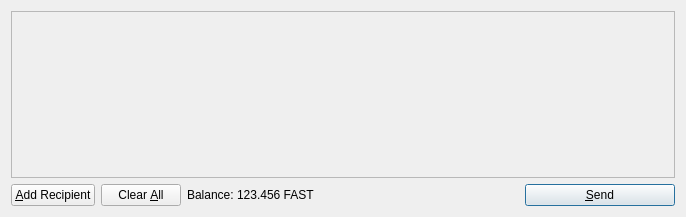
<?xml version="1.0" encoding="UTF-8"?>
<ui version="4.0">
 <class>SendCoinsDialog</class>
 <widget class="QDialog" name="SendCoinsDialog">
  <property name="geometry">
   <rect>
    <x>0</x>
    <y>0</y>
    <width>686</width>
    <height>217</height>
   </rect>
  </property>
  <property name="windowTitle">
   <string>Send Coins</string>
  </property>
  <layout class="QVBoxLayout" name="verticalLayout">
   <item>
    <widget class="QScrollArea" name="scrollArea">
     <property name="widgetResizable">
      <bool>true</bool>
     </property>
     <widget class="QWidget" name="scrollAreaWidgetContents">
      <property name="geometry">
       <rect>
        <x>0</x>
        <y>0</y>
        <width>666</width>
        <height>165</height>
       </rect>
      </property>
      <layout class="QVBoxLayout" name="verticalLayout_2">
       <property name="margin">
        <number>0</number>
       </property>
       <item>
        <layout class="QVBoxLayout" name="entries">
         <property name="spacing">
          <number>6</number>
         </property>
        </layout>
       </item>
       <item>
        <spacer name="verticalSpacer">
         <property name="orientation">
          <enum>Qt::Vertical</enum>
         </property>
         <property name="sizeHint" stdset="0">
          <size>
           <width>20</width>
           <height>40</height>
          </size>
         </property>
        </spacer>
       </item>
      </layout>
     </widget>
    </widget>
   </item>
   <item>
    <layout class="QHBoxLayout" name="horizontalLayout">
     <item>
      <widget class="QPushButton" name="addButton">
       <property name="toolTip">
        <string>Send to multiple recipients at once</string>
       </property>
       <property name="text">
        <string>&amp;Add Recipient</string>
       </property>
       <property name="icon">
        <iconset resource="../bitcoin.qrc">
         <normaloff>:/icons/add</normaloff>:/icons/add</iconset>
       </property>
       <property name="autoDefault">
        <bool>false</bool>
       </property>
      </widget>
     </item>
     <item>
      <widget class="QPushButton" name="clearButton">
       <property name="sizePolicy">
        <sizepolicy hsizetype="Minimum" vsizetype="Fixed">
         <horstretch>0</horstretch>
         <verstretch>0</verstretch>
        </sizepolicy>
       </property>
       <property name="toolTip">
        <string>Remove all transaction fields</string>
       </property>
       <property name="text">
        <string>Clear &amp;All</string>
       </property>
       <property name="icon">
        <iconset resource="../bitcoin.qrc">
         <normaloff>:/icons/remove</normaloff>:/icons/remove</iconset>
       </property>
       <property name="autoRepeatDelay">
        <number>300</number>
       </property>
       <property name="autoDefault">
        <bool>false</bool>
       </property>
      </widget>
     </item>
     <item>
      <layout class="QHBoxLayout" name="horizontalLayout_2">
       <property name="spacing">
        <number>3</number>
       </property>
       <item>
        <widget class="QLabel" name="label">
         <property name="text">
          <string>Balance:</string>
         </property>
        </widget>
       </item>
       <item>
        <widget class="QLabel" name="labelBalance">
         <property name="cursor">
          <cursorShape>IBeamCursor</cursorShape>
         </property>
         <property name="text">
          <string>123.456 FAST</string>
         </property>
         <property name="textInteractionFlags">
          <set>Qt::LinksAccessibleByMouse|Qt::TextSelectableByKeyboard|Qt::TextSelectableByMouse</set>
         </property>
        </widget>
       </item>
      </layout>
     </item>
     <item>
      <spacer name="horizontalSpacer">
       <property name="orientation">
        <enum>Qt::Horizontal</enum>
       </property>
       <property name="sizeHint" stdset="0">
        <size>
         <width>40</width>
         <height>20</height>
        </size>
       </property>
      </spacer>
     </item>
     <item>
      <widget class="QPushButton" name="sendButton">
       <property name="minimumSize">
        <size>
         <width>150</width>
         <height>0</height>
        </size>
       </property>
       <property name="toolTip">
        <string>Confirm the send action</string>
       </property>
       <property name="text">
        <string>&amp;Send</string>
       </property>
       <property name="icon">
        <iconset resource="../bitcoin.qrc">
         <normaloff>:/icons/send</normaloff>:/icons/send</iconset>
       </property>
       <property name="default">
        <bool>true</bool>
       </property>
      </widget>
     </item>
    </layout>
   </item>
  </layout>
 </widget>
 <resources>
  <include location="../bitcoin.qrc"/>
 </resources>
 <connections/>
</ui>
